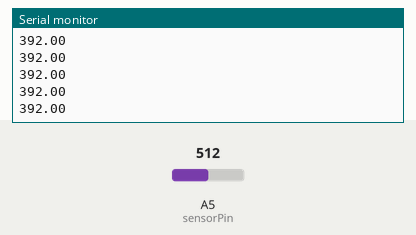
The sketch below on a simulated Arduino Uno, built with avr-gcc and run on an emulated ATmega328P. Parts: the last lines printed to the serial monitor. The inputs (shaded band) are chosen by the test bench; at power-on: A5 (sensorPin) = 512.

Above: at 1.2 s.
1.3 s: A5 (sensorPin) set to 716
At 2.4 s:
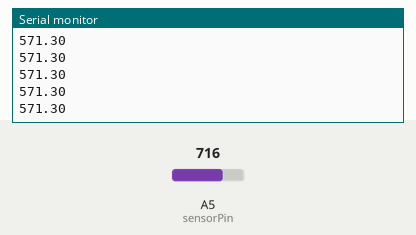
2.8 s: A5 (sensorPin) set to 900
At 3.6 s:
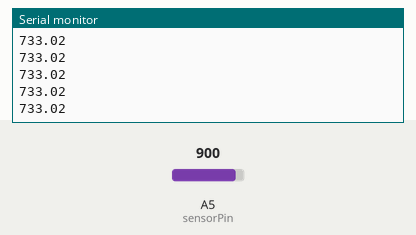
Timing chart, 0 to 5.8 s (numbered marks = the images above; inputs shaded):
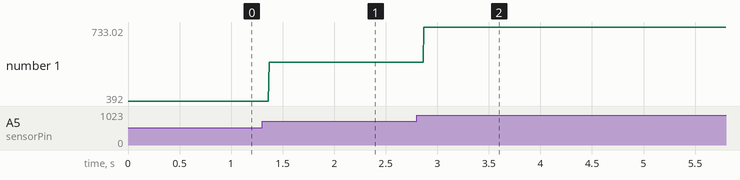

The sketch:

Doctor.ino
```cpp
int sensorPin = A5;
int sensorVal =0;
float bodyTemp;
float voltage;


void setup(){
   pinMode(sensorPin,INPUT);
   Serial.begin(9600);
}

void loop(){

  int sensorVal = analogRead(sensorPin);
  //Read the sensor value

  float voltage = (sensorVal/1024.0) * 5.0;
  //Convert reading to voltage

  float temperature = (voltage - .5) * 100;

  //convert millivolts into  temperature

   bodyTemp=(temperature *1.8)+32;

  Serial.print(bodyTemp);
  Serial.print("\n");

}
```

Measured:
- after the input at 1.3 s, the serial monitor: prints a new line after 0.07 s (image 1)
- after the input at 2.8 s, the serial monitor: prints a new line after 0.07 s (image 2)
- plotted number 1: 392 → 571.3 after the input at 1.3 s, 571.3 → 733.02 after the input at 2.8 s
